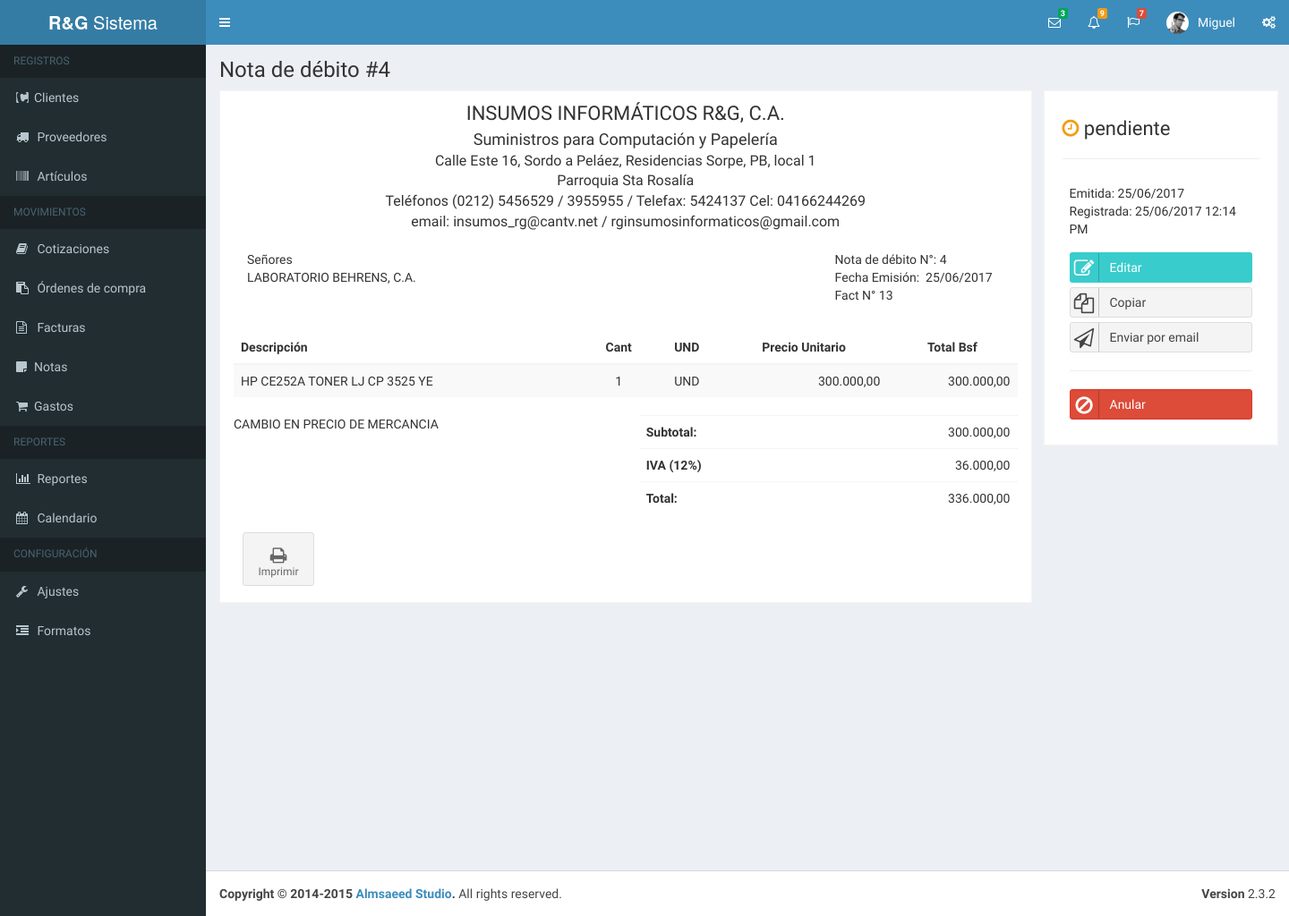
Page /documento.php?tipo_documento=nota&tn=nota_debito&id=14 (signed in) on the earlier database version.
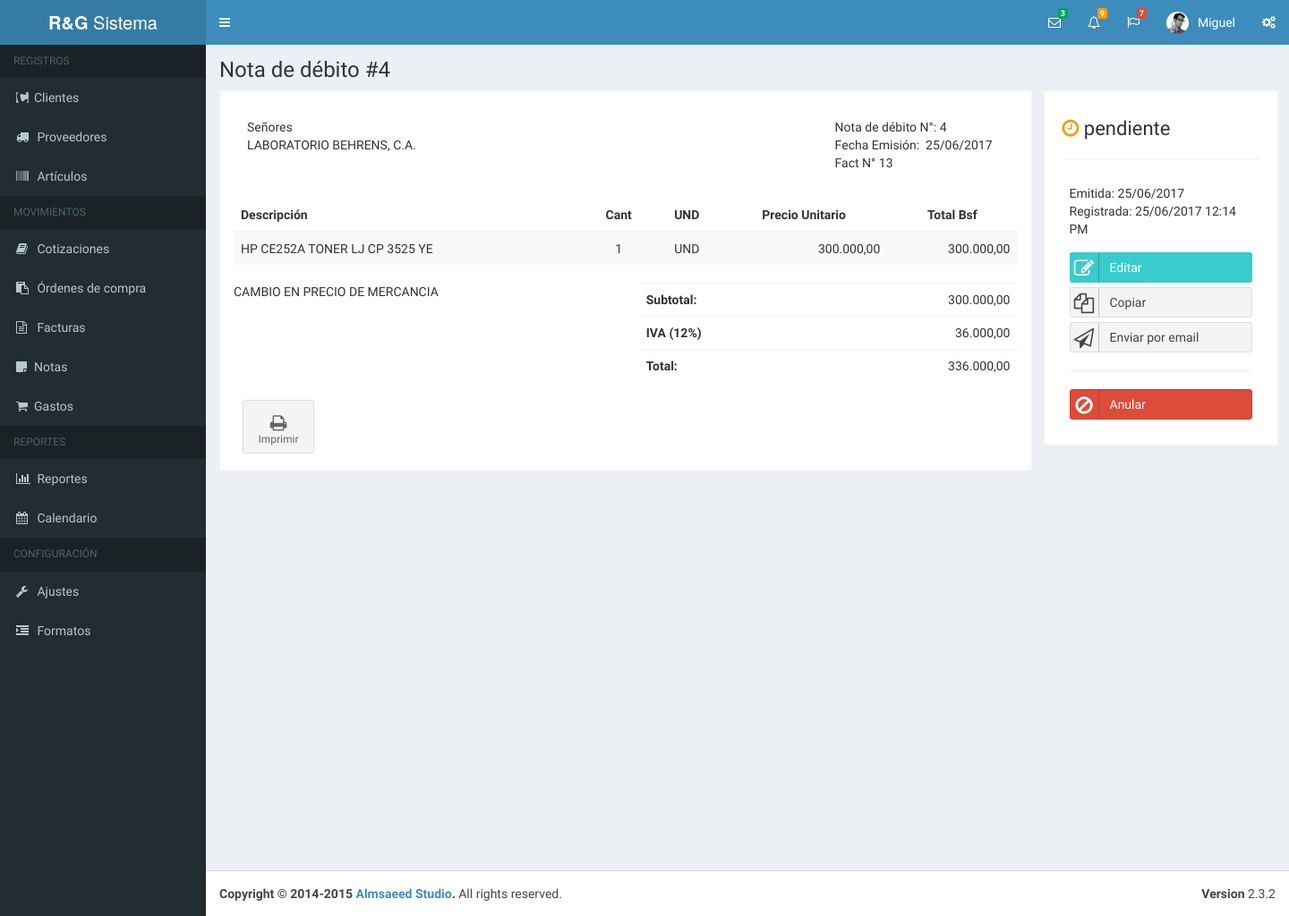
Same page on the later database version.
### tables this page shows
CREATE TABLE IF NOT EXISTS `formato` (
  `idFormato` int(11) NOT NULL AUTO_INCREMENT,
  `doc` varchar(15) DEFAULT NULL,
  `entrada` varchar(120) DEFAULT NULL,
  `enc1` varchar(80) DEFAULT NULL,
  `enc2` varchar(80) DEFAULT NULL,
  `enc3` varchar(80) DEFAULT NULL,
  `enc4` varchar(80) DEFAULT NULL,
  `enc5` varchar(80) DEFAULT NULL,
  `enc6` varchar(80) DEFAULT NULL,
  `titulo_obs` varchar(80) DEFAULT NULL,
  `obs1` varchar(120) DEFAULT NULL,
  `obs2` varchar(120) DEFAULT NULL,
  `obs3` varchar(120) DEFAULT NULL,
  `idUsuario` int(11) DEFAULT NULL,
  PRIMARY KEY (`idFormato`),
  KEY `idUsuario` (`idUsuario`)
);

### sub-scripts/nav/perfil.php (called while the page is built, shortened)
<?php
  $usuario = obtenerUsuarioPorId( $_SESSION["user"]["idUsuario"], $dbh );
?>

### bd/data-nota.php (called while the page is built, shortened)
<?php
	function obtenerDetalleNota( $dbh, $idn ){
		$detalle = array();
		$q = "select IdDetalle as idd, IdArticulo as ida, Descripcion as descripcion, Cantidad as cantidad,
		PrecioUnit as punit, PrecioTotal as ptotal, und from detallenota where idNota = $idn";
		$data = mysql_query( $q, $dbh );
		if($data){
			while( $item = mysql_fetch_array( $data ) ){
				$detalle[] = $item;
			}
		}
		return $detalle;
	}
	function obtenerNotaPorId( $dbh, $idn, $tipo_n ){
		$cond = ""; $campo = ""; $tabla = "";
		if( $tipo_n != "nota_entrega" ) {
			$cond = "and f.idFactura = n.IdFactura";
			$campo = "f.idFactura as idfactura, f.numero as nfact, "; $tabla = ", factura f";
		}
		$q = "select n.numero nro, n.idNota as idn, n.tipo as tipo, $campo n.idCliente as idcliente,
		n.estado as estado,
		DATE_FORMAT(n.fecha_emision,'%d/%m/%Y') as femision,
		DATE_FORMAT(n.fecha_registro,'%d/%m/%Y %h:%i %p') as fregistro,
		DATE_FORMAT(n.fecha_modificacion,'%d/%m/%Y %h:%i %p') as fmodificacion,
		DATE_FORMAT(n.fecha_anulacion,'%d/%m/%Y %h:%i') as fanulacion,
		n.iva as iva, n.SubTotal as SubTotal, n.Total as Total, n.tipo_concepto as tipo_concepto,
		n.concepto as concepto, n.introduccion as intro, n.Observaciones as obs0,
		n.Observaciones1 as obs1, n.Observaciones2 as obs2, n.Observaciones3 as obs3,
		c.Nombre as nombre, c.Rif as rif, c.direccion1 as dir1, c.direccion2 as dir2,
		c.telefono1 as tlf1, c.telefono2 as tlf2, c.Email as email, c.pcontacto as pcontacto
		FROM nota n, cliente c $tabla
		WHERE n.idNota = $idn and n.idCliente = c.idCliente $cond";
		$factura["encabezado"] = mysql_fetch_array( mysql_query ( $q, $dbh ) );
		$factura["detalle"] = obtenerDetalleNota( $dbh, $idn );
		return $factura;
	}
	function etiquetaNota( $tipo, $notacion ){
		$etiquetas = array(
			"nota_entrega" => "Nota de entrega",
			"nota_debito" => "Nota de débito",
			"nota_credito" => "Nota de crédito"
		);
		$frt_docbd = array(
			"nota_entrega" => "nde", "nota_debito" => "ndd", "nota_credito" => "ndc"
		);
		if ( $notacion == "etiqueta" )
			return $etiquetas[$tipo];
		if ( $notacion == "bd" )
			return $frt_docbd[$tipo];
	}

### fn/fn-documento.php (called while the page is built, shortened)
<?php
	function iconoEstado( $estado ){
		$icono = array(
			""	=> array("icono" => " fa-sticky-note", "color" => "verde"),
			"pendiente"	=> array("icono" => "fa-clock-o", "color" => "amarillo"),
			"aprobada"	=> array("icono" => "fa-thumbs-up", "color" => "verde"),
			"pagada"	=> array("icono" => "fa-check", "color" => "azul"),
			"vencida"	=> array("icono" => "fa-calendar-times-o", "color" => "gris"),
			"anulada" 	=> array("icono" => "fa-ban", "color" => "rojo")
		);
		return $icono[$estado];
	}
	if( isset( $_GET["tipo_documento"] ) && ( isset( $_GET["id"] ) ) ){
	    $id = $_GET["id"];
	    $tdd = $_GET["tipo_documento"];
	    if( $tdd == "nota" ){
			$tipo_n = $_GET["tn"];
			$documento = obtenerNotaPorId( $dbh, $id, $tipo_n );
			$encabezado = $documento["encabezado"];
			$tdocumento = etiquetaNota( $tipo_n, "etiqueta" );
			$ftdd = etiquetaNota( $tipo_n, "bd" ); $filedoc = "nota";
	    }
	    $eiva = $encabezado["iva"] * 100;
  	}
  	else{
  	}
?>

### bd/data-usuario.php (called while the page is built, shortened)
<?php
	function obtenerUsuarioPorId( $idu, $dbh ){
		$sql = "select * from usuario where idUsuario = $idu";
		$data_user = mysql_fetch_array( mysql_query ( $sql, $dbh ) );
		return $data_user;
	}
?>

### bd/data-formato.php (called while the page is built, shortened)
<?php
	function obtenerFormatoPorUsuarioDocumento( $dbh, $doc, $idu ){
		$q = "select * from formato where doc = '$doc' and idUsuario = $idu";
		return mysql_fetch_array( mysql_query ( $q, $dbh ), MYSQL_ASSOC );
	}
?>

### documento.php (the view, shortened to what the changed rows need)
<?php
	include( "bd/bd.php" );
	include( "bd/data-usuario.php" );
	include( "bd/data-factura.php" );
	include( "bd/data-nota.php" );
  include( "bd/data-documento.php" );
	include( "bd/data-formato.php" );
	include( "bd/data-cotizacion.php" );
	include( "fn/fn-documento.php" );
?>
<!DOCTYPE html>
<html>
  <head>
    <link rel="stylesheet" href="bootstrap/css/bootstrap.min.css">
    <link rel="stylesheet" href="https://maxcdn.bootstrapcdn.com/font-awesome/4.4.0/css/font-awesome.min.css">
    <link rel="stylesheet" href="https://code.ionicframework.com/ionicons/2.0.1/css/ionicons.min.css">
    <link rel="stylesheet" href="dist/css/AdminLTE.min.css">
    <link rel="stylesheet" href="dist/css/skins/_all-skins.min.css">
    <link rel="stylesheet" type="text/css" href="css/style.css">
  </head>
  <body class="hold-transition skin-blue sidebar-mini">
    <div class="wrapper">
              <?php include("sub-scripts/nav/perfil.php");?>
      <?php
        $cta = obtenerUsuarioPorId( $usuario["idUsuario"], $dbh );
        $frt = obtenerFormatoPorUsuarioDocumento( $dbh, $ftdd, $usuario["idUsuario"] );
        $iconoi = iconoEstado( $encabezado["estado"] );
      ?>
      <div class="content-wrapper">
        <div>
        <section class="content-header">
          <h1><?php echo $tdocumento." #".$encabezado["nro"]; ?></h1>
        </section></div>
        <section id="bloque_documento" class="invoice col-sm-9">
          <div class="row">
            <div class="col-xs-12">
            </div>
          </div>
            <?php if( $tdd != "fac_x" ) { ?>
            <div class="row invoice-info" id="membrete">
                <div class="col-sm-2 invoice-col"></div>
                <div class="col-sm-8 invoice-col" align="center">
                    <div id="lin1"><?php echo $frt["enc1"]?></div>
                    <div id="lin2"><?php echo $frt["enc2"]?></div>
                    <div id="lin3" class="membrete3"><?php echo $frt["enc3"]?></div>
                    <div id="lin4" class="membrete3"><?php echo $frt["enc4"]?></div>
                    <div id="lin5" class="membrete3"><?php echo $frt["enc5"]?></div>
                    <div id="lin6" class="membrete3"><?php echo $frt["enc6"]?></div>
                </div>
                <div class="col-sm-2 invoice-col"></div>
          	</div>
			      <?php } ?>
            <div class="row invoice-info" id="encabezado" style="margin:20px 0;">
              <div class="col-sm-4 invoice-col" id="dcliente">
              </div>
              <div class="col-sm-5 invoice-col"> </div>
              <div class="col-sm-3 invoice-col" id="ddocumento">
              </div>
            </div>
            <div class="row">
              <div class="col-xs-12" id="texto_introductorio">
              </div>
            </div>
            <div class="row">
              <div class="col-xs-12 table-responsive">
                <table class="table table-striped">
                  <thead>
                    <tr>
                      <th class="tit_tdf_i">Descripción</th>
                      <th class="tit_tdf">Cant</th>
                      <th class="tit_tdf">UND</th>
                      <th class="tit_tdf">Precio Unitario</th>
                      <th class="tit_tdf">Total Bsf</th>
                    </tr>
                  </thead>
                </table>
              </div>
            </div>
            <div class="row">
              <div class="col-xs-6">
              </div>
              <div class="col-xs-6">
                <?php if($tdd != "sctz") { ?>
                  <div class="table-responsive">
                    <table class="table">
                      <tr>
                        <th style="width:50%">Subtotal:</th>
                      </tr>
                      <tr>
                        <th>IVA (<?php echo $eiva; ?>%)</th>
                      </tr>
                      <tr>
                        <th>Total:</th>
                      </tr>
                    </table>
                  </div>
                <?php } ?>
              </div>
            </div>
            <div class="row no-print">
              <div class="col-xs-12">
              </div>
            </div>
        </section>
        <section id="bloque_data_documento" class="col-sm-2 col-xs-12 invoice">
          <h2 class="page-header">
            <div id="destado">
              <i class="fa <?php echo $iconoi["icono"]." ".$iconoi["color"]; ?>"></i>
              <?php echo $encabezado["estado"]; ?>
            </div>
          </h2>
        </section>
      </div>
    </div>
  </body>
</html>

Differences in the rows shown:
no longer on this page (row edited): formato: enc1 "INSUMOS INFORMÁTICOS R&G, C.A.", enc2 "Suministros para Computación y Papelería", enc3 "Calle Este 16, Sordo a Peláez, Residencias Sorpe, PB, local 1", enc4 "Parroquia Sta Rosalía", enc5 "Teléfonos (0212) 5456529 / 3955955 / Telefax: 5424137 Cel: 04166244269", enc6 "email: insumos_rg@cantv.net / rginsumosinformaticos@gmail.com"
